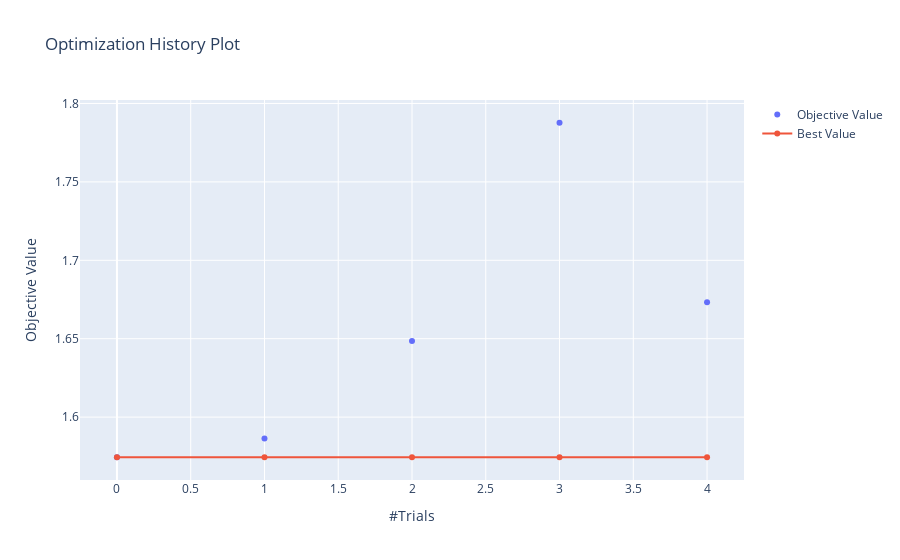

Notebook source saved alongside this figure:
### Markdown cell above
---
### ***Denoising autoencoder architecture search study complete***
---

Above we see one of our best dae trials on the full feature set. This model produces a denoised, more general version of our features that is most similar to our original input. Now that we have the trained model, we can extract the activations from our entire sample as our new feature set in the next section.

Below we have graphics of our model optimization study. These plots help us understand what parameters are most important in our network topology optimzation study.

### Code cell
study = joblib.load(f'logs/dae_study_20210917 14:14.pkl')
optuna.visualization.plot_optimization_history(study)

### Figure 1 — Plotly figure (JSON) as saved in the notebook; plotly's stock layout.template omitted (floating-point values rounded to 4 significant figures)
{"data": [{"y": [1.574, 1.586, 1.648, 1.788, 1.673], "x": [0, 1, 2, 3, 4], "type": "scatter", "mode": "markers", "name": "Objective Value"}, {"y": [1.574, 1.574, 1.574, 1.574, 1.574], "x": [0, 1, 2, 3, 4], "type": "scatter", "name": "Best Value"}], "layout": {"yaxis": {"title": {"text": "Objective Value"}}, "xaxis": {"title": {"text": "#Trials"}}, "title": {"text": "Optimization History Plot"}}}
